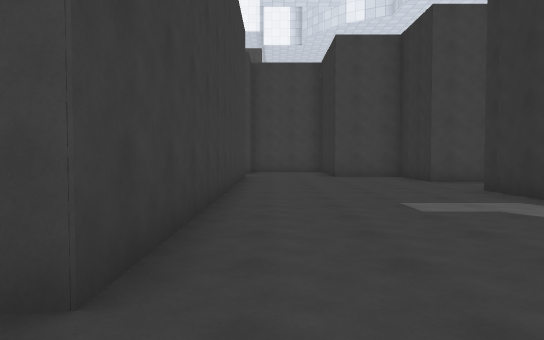
[1] (above)

23 first-person views from a walk through a 3-D level made in the Unity game engine. The camera is 1.4 m above the floor, tilts 2° down and sees 70° across. The floor is counted in squares, 2 m on a side. Each view is taken from the middle of a square. On the plan, view 1 faces up. The plan holds only what a view shows up to about 11 squares ahead; the rest is blank. The place goes on beyond the plan. The player character is not drawn. Surface patterns are stand-ins for the level's own textures.

[2]
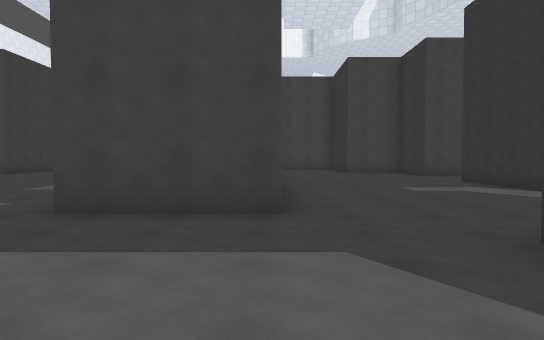

[3]
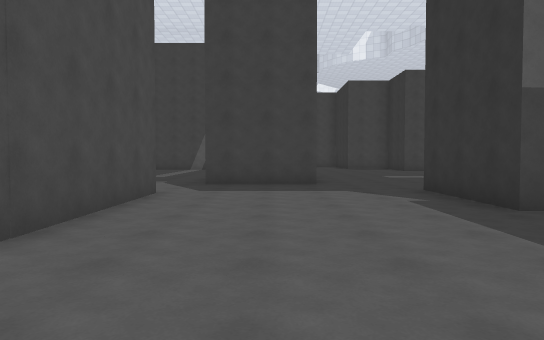

[4]
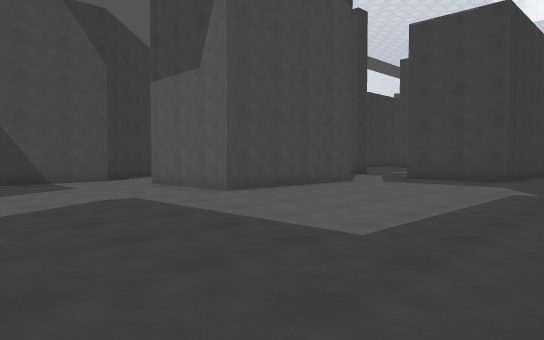

[5]
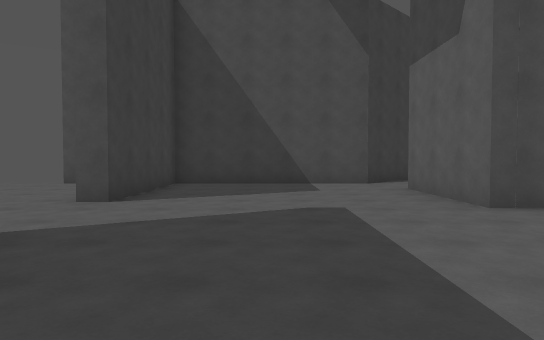

[6]
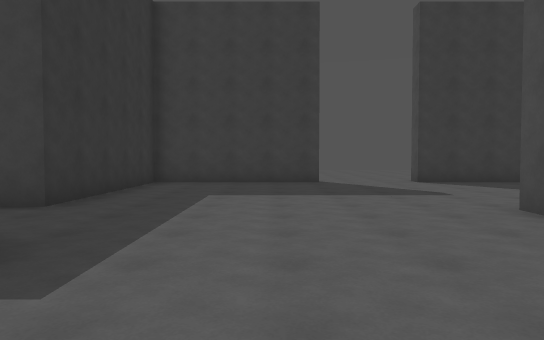

[7]
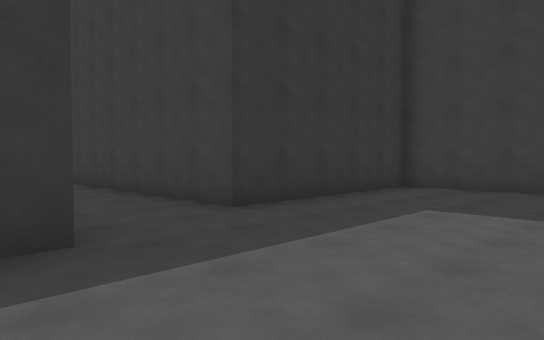

[8]
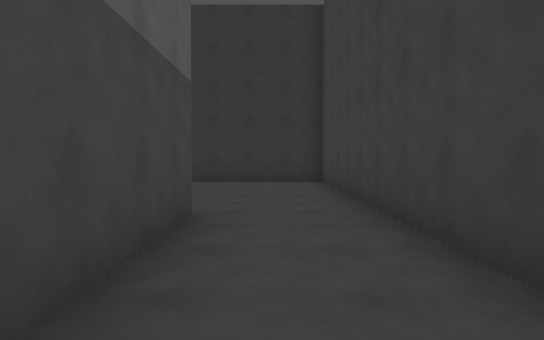

[9]
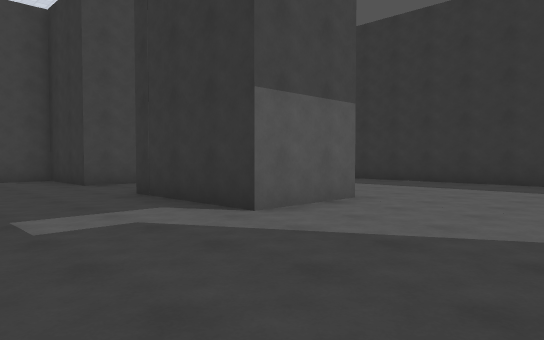

[10]
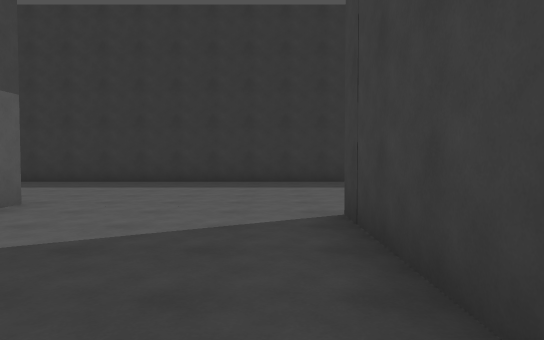

[11]
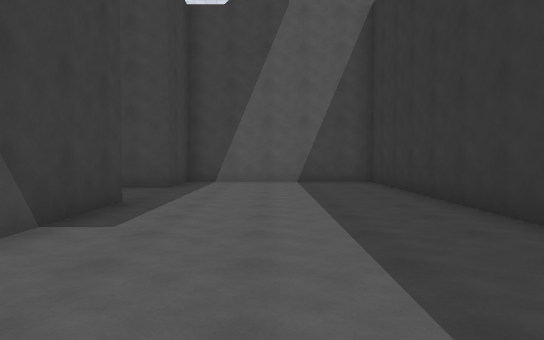

[12]
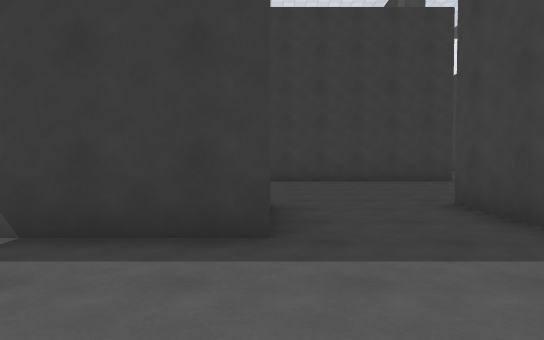

[13]
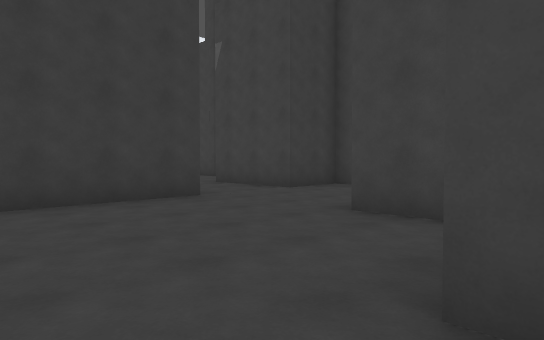

[14]
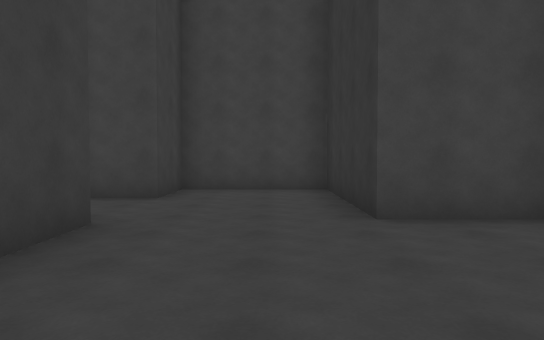

[15]
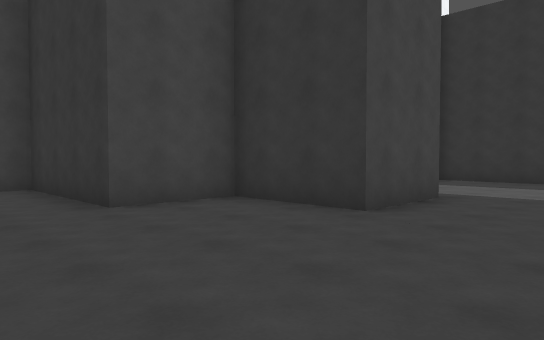

[16]
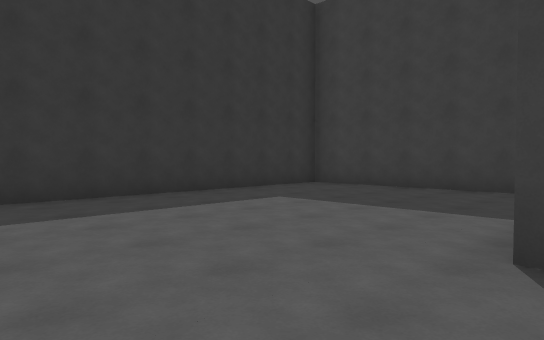

[17]
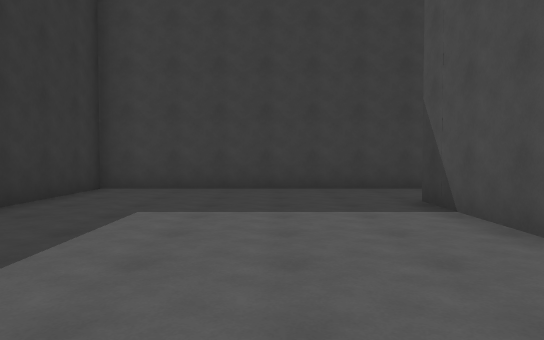

[18]
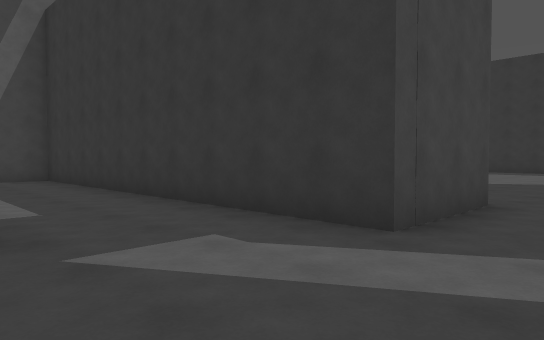

[19]
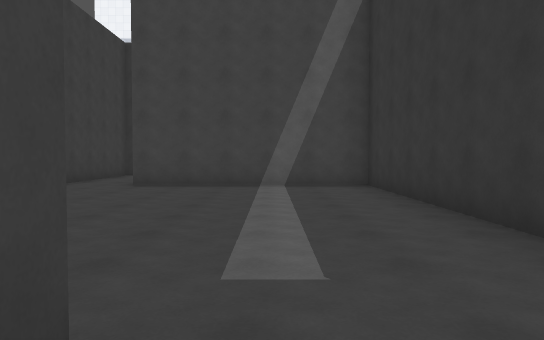

[20]
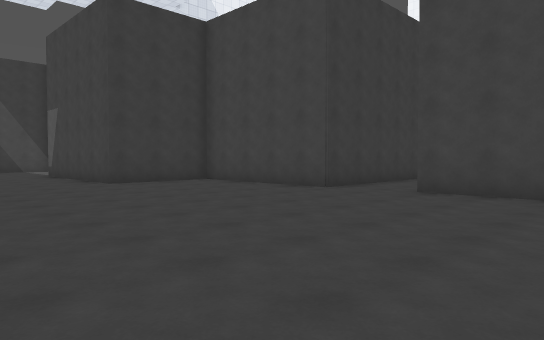

[21]
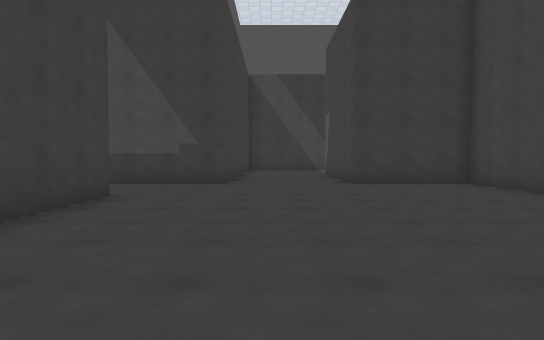

[22]
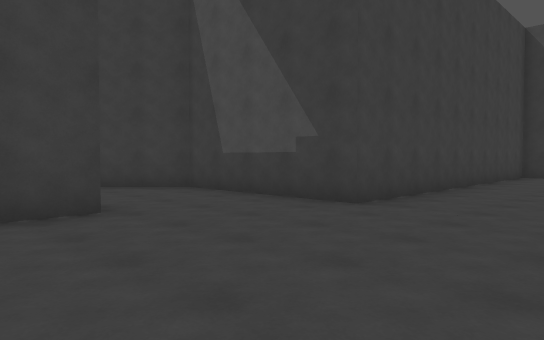

[23]
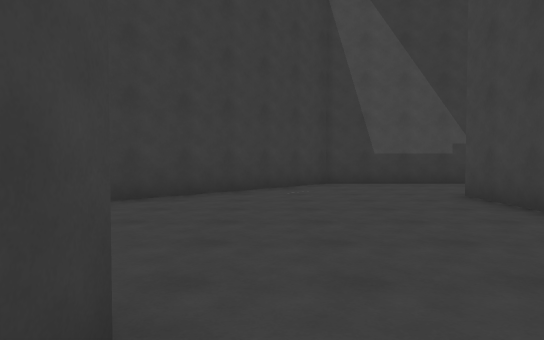

### Floor plan
Ten units are one square. View 1 is at (0, 0); x grows to the right and y downward. Boxes are objects, and circles mark ways between rooms. Rooms are numbered by the first view taken in them; rooms with no view inside come last. Other rooms are left out.
<svg viewBox="-220 -177 342 293">
<path fill="none" stroke="#000" d="M-24 105 22 105 22 54 55 54M-42 15 -42 51 -75 51M-90 65 -90 105 -49 105 -49 111M-9 -17 -37 -17M57 30 12 30 12 -3M68 -47 44 -47 44 -80M67 -80 67 -53M57 2 57 30M21 -1 58 -1M55 54 117 54 117 -127 67 -127 67 -107 44 -107 44 -133 22 -133 22 -172 -9 -172 -9 -155M-9 -131 -9 -17M-109 -34 -129 -34M-130 -41 -100 -41M-75 6 -67 6M-37 -17 -37 -124 -94 -124M-113 -121 -160 -121 -160 -91 -175 -91M-42 5 -42 15M-101 45 -90 55 -90 65M-215 -58 -160 -58 -160 -14 -120 25"/>
<circle cx="5" cy="-15" r="3" fill="#2a7"/>
<circle cx="60" cy="45" r="3" fill="#2a7"/>
<circle cx="-40" cy="0" r="3" fill="#2a7"/>
<circle cx="-80" cy="60" r="3" fill="#2a7"/>
<text x="-20" y="60">1</text>
<text x="70" y="-50">2</text>
<text x="-100" y="-50">3</text>
</svg>
Room 1 opens to room 2. Room 1 opens to room 3.

Where each view was taken, in squares from view 1:
view 1: 0 up, 0 right, facing up
view 2: 3 down, 1 left, facing up
view 3: 8 down, 2 left, facing up
view 4: 10 down, 2 right, facing up-left
view 5: 8 down, 1 right, facing left
view 6: 0 up, 1 left, facing down
view 7: 2 down, 2 left, facing down-right
view 8: 4 down, 1 right, facing right
view 9: 1 up, 1 right, facing up-right
view 10: 1 up, 1 right, facing right
view 11: 2 up, 9 right, facing up
view 12: 8 up, 10 right, facing left
view 13: 9 up, 5 right, facing up-left
view 14: 9 up, 1 right, facing up
view 15: 8 up, 0 right, facing up-right
view 16: 3 up, 5 right, facing down-right
view 17: 3 up, 8 right, facing down
view 18: 0 up, 7 left, facing up-right
view 19: 3 up, 6 left, facing up
view 20: 5 up, 6 left, facing up-left
view 21: 7 up, 6 left, facing left
view 22: 9 up, 11 left, facing down-left
view 23: 0 up, 6 left, facing left
